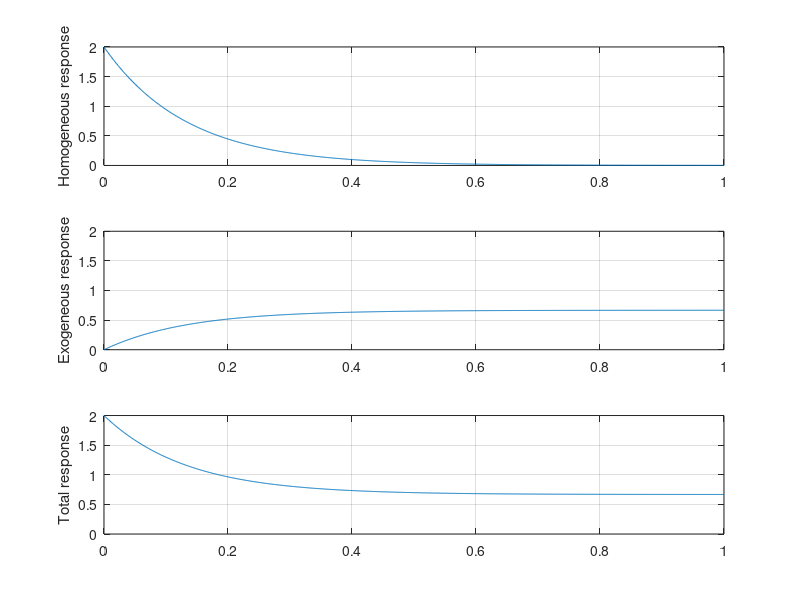

Here is the MATLAB script that generated this plot:
%initialize variables 
R_1 = 1000;
R_2 = 2000;
C = 200*10^-6;
%system variables
a = (R_1+R_2)/(R_1*R_2*C);
b = 1/(R_1*C);
V_0 = 2; %initial voltage across the capasitor
duration = 1;
t = 0:0.001:duration;

Homogeneous_response = V_0*exp(-a*t);
Exogeneous_response = (b/a)*(1-exp(-a*t));
Total_response = Homogeneous_response + Exogeneous_response;

%plotting homogeneous response
subplot(311);
plot(t,Homogeneous_response);
axis([0 duration 0 2]);
ylabel("Homogeneous response");
grid("on");

%plotting exogeneous response
subplot(312);
plot(t,Exogeneous_response);
axis([0 duration 0 2]);
ylabel("Exogeneous response");
grid("on");

%plotting total response
subplot(313);
plot(t,Total_response);
axis([0 duration 0 2]);
ylabel("Total response");
grid("on");



